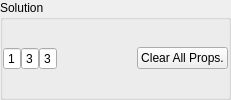
               <widget class="QGroupBox" name="groupBox_settings_mechanics_nhcalc">
                <property name="sizePolicy">
                 <sizepolicy hsizetype="Preferred" vsizetype="Minimum">
                  <horstretch>0</horstretch>
                  <verstretch>0</verstretch>
                 </sizepolicy>
                </property>
                <property name="title">
                 <string>Solution</string>
                </property>
                <property name="flat">
                 <bool>true</bool>
                </property>
                <layout class="QVBoxLayout" name="verticalLayout_29">
                 <property name="spacing">
                  <number>0</number>
                 </property>
                 <property name="leftMargin">
                  <number>0</number>
                 </property>
                 <property name="topMargin">
                  <number>0</number>
                 </property>
                 <property name="rightMargin">
                  <number>0</number>
                 </property>
                 <property name="bottomMargin">
                  <number>0</number>
                 </property>
                 <item>
                  <layout class="QHBoxLayout" name="horizontalLayout_settings_mechanics_nhcalc">
                   <property name="spacing">
                    <number>0</number>
                   </property>
                   <item>
                    <widget class="QSpinBox" name="spinBox_settings_mechanics_nhcalc_n1">
                     <property name="maximumSize">
                      <size>
                       <width>20</width>
                       <height>16777215</height>
                      </size>
                     </property>
                     <property name="buttonSymbols">
                      <enum>QAbstractSpinBox::NoButtons</enum>
                     </property>
                     <property name="minimum">
                      <number>1</number>
                     </property>
                     <property name="maximum">
                      <number>9</number>
                     </property>
                     <property name="singleStep">
                      <number>2</number>
                     </property>
                     <property name="value">
                      <number>1</number>
                     </property>
                    </widget>
                   </item>
                   <item>
                    <widget class="QSpinBox" name="spinBox_settings_mechanics_nhcalc_n2">
                     <property name="maximumSize">
                      <size>
                       <width>20</width>
                       <height>16777215</height>
                      </size>
                     </property>
                     <property name="buttonSymbols">
                      <enum>QAbstractSpinBox::NoButtons</enum>
                     </property>
                     <property name="minimum">
                      <number>1</number>
                     </property>
                     <property name="maximum">
                      <number>9</number>
                     </property>
                     <property name="singleStep">
                      <number>2</number>
                     </property>
                     <property name="value">
                      <number>3</number>
                     </property>
                    </widget>
                   </item>
                   <item>
                    <widget class="QSpinBox" name="spinBox_settings_mechanics_nhcalc_n3">
                     <property name="maximumSize">
                      <size>
                       <width>20</width>
                       <height>16777215</height>
                      </size>
                     </property>
                     <property name="frame">
                      <bool>true</bool>
                     </property>
                     <property name="buttonSymbols">
                      <enum>QAbstractSpinBox::NoButtons</enum>
                     </property>
                     <property name="showGroupSeparator" stdset="0">
                      <bool>false</bool>
                     </property>
                     <property name="minimum">
                      <number>1</number>
                     </property>
                     <property name="maximum">
                      <number>9</number>
                     </property>
                     <property name="singleStep">
                      <number>2</number>
                     </property>
                     <property name="value">
                      <number>3</number>
                     </property>
                    </widget>
                   </item>
                   <item>
                    <widget class="QPushButton" name="pushButton_settings_mechanics_harmremove">
                     <property name="sizePolicy">
                      <sizepolicy hsizetype="Fixed" vsizetype="Fixed">
                       <horstretch>0</horstretch>
                       <verstretch>0</verstretch>
                      </sizepolicy>
                     </property>
                     <property name="minimumSize">
                      <size>
                       <width>20</width>
                       <height>20</height>
                      </size>
                     </property>
                     <property name="maximumSize">
                      <size>
                       <width>20</width>
                       <height>20</height>
                      </size>
                     </property>
                     <property name="styleSheet">
                      <string notr="true">#pushButton_settings_mechanics_harmremove
{
background-color: transparent;
border-image: url(:/button/rc/minus.svg);
background: none;
border: none;
background-repeat: none;
}

#pushButton_settings_mechanics_harmremove:pressed
{
border-image: url(:/button/rc/minus_p.svg);
}
</string>
                     </property>
                     <property name="text">
                      <string/>
                     </property>
                    </widget>
                   </item>
                   <item>
                    <widget class="QPushButton" name="pushButton_settings_mechanics_harmadd">
                     <property name="sizePolicy">
                      <sizepolicy hsizetype="Fixed" vsizetype="Fixed">
                       <horstretch>0</horstretch>
                       <verstretch>0</verstretch>
                      </sizepolicy>
                     </property>
                     <property name="minimumSize">
                      <size>
                       <width>20</width>
                       <height>20</height>
                      </size>
                     </property>
                     <property name="maximumSize">
                      <size>
                       <width>20</width>
                       <height>20</height>
                      </size>
                     </property>
                     <property name="styleSheet">
                      <string notr="true">#pushButton_settings_mechanics_harmadd
{
background-color: transparent;
border-image: url(:/button/rc/plus.svg);
background: none;
border: none;
background-repeat: none;
}

#pushButton_settings_mechanics_harmadd:pressed
{
border-image: url(:/button/rc/plus_p.svg);
}
</string>
                     </property>
                     <property name="text">
                      <string/>
                     </property>
                    </widget>
                   </item>
                   <item>
                    <spacer name="horizontalSpacer_11">
                     <property name="orientation">
                      <enum>Qt::Horizontal</enum>
                     </property>
                     <property name="sizeHint" stdset="0">
                      <size>
                       <width>40</width>
                       <height>20</height>
                      </size>
                     </property>
                    </spacer>
                   </item>
                   <item>
                    <widget class="QPushButton" name="pushButton_settings_mechanics_clrallprops">
                     <property name="text">
                      <string>Clear All Props.</string>
                     </property>
                    </widget>
                   </item>
                  </layout>
                 </item>
                </layout>
               </widget>
